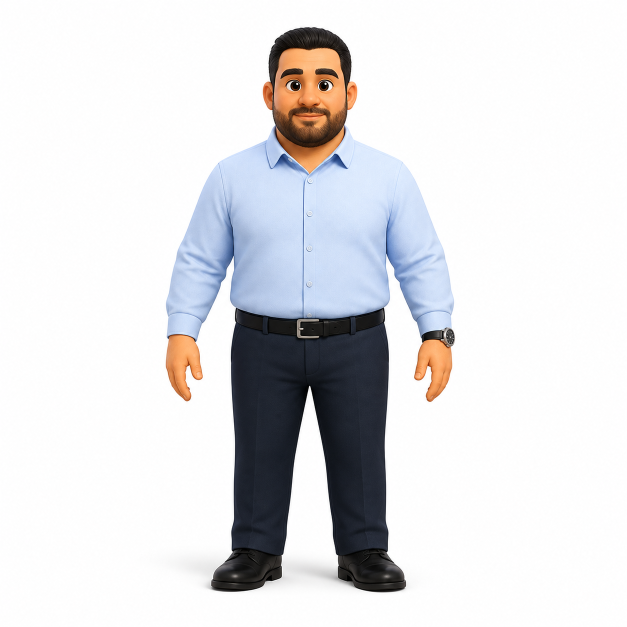
#> input picture ArtDirection/CharacterReferences/AbdullahEkinci_Reference_v1.png, 1254 x 1254 px (shown at 1/2 size)
$ python register_apo_face.py
#> lines starting #> are read from the running program, lines starting #| are printed output that depends on the picture
"""Read-only landmark registration. Produces UV projection metadata, never edits images."""
import sys,pathlib,json
ROOT=pathlib.Path(__file__).resolve().parents[2]
sys.path.insert(0,str(ROOT/'.codex_tmp/apo-detail-20261006/python'))
import cv2,numpy as np
original=cv2.imread(str(ROOT/'ArtDirection/CharacterReferences/AbdullahEkinci_Reference_v1.png'))
#> original is the input picture: shape (1254, 1254, 3); mean B, G, R 226.6, 224.3, 224.3
detail=cv2.imread(str(ROOT/'ArtDirection/CharacterReferences/AbdullahEkinci_FaceDetail_v3.png'))
# Enlarge only an in-memory analysis buffer; project the untouched source PNG in Blender.
crop=original[50:300,530:712]
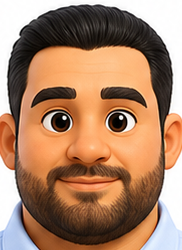
#> crop: shape (250, 182, 3); mean B, G, R 102.3, 129.4, 169.1
analysis=cv2.resize(crop,None,fx=4,fy=4,interpolation=cv2.INTER_CUBIC)
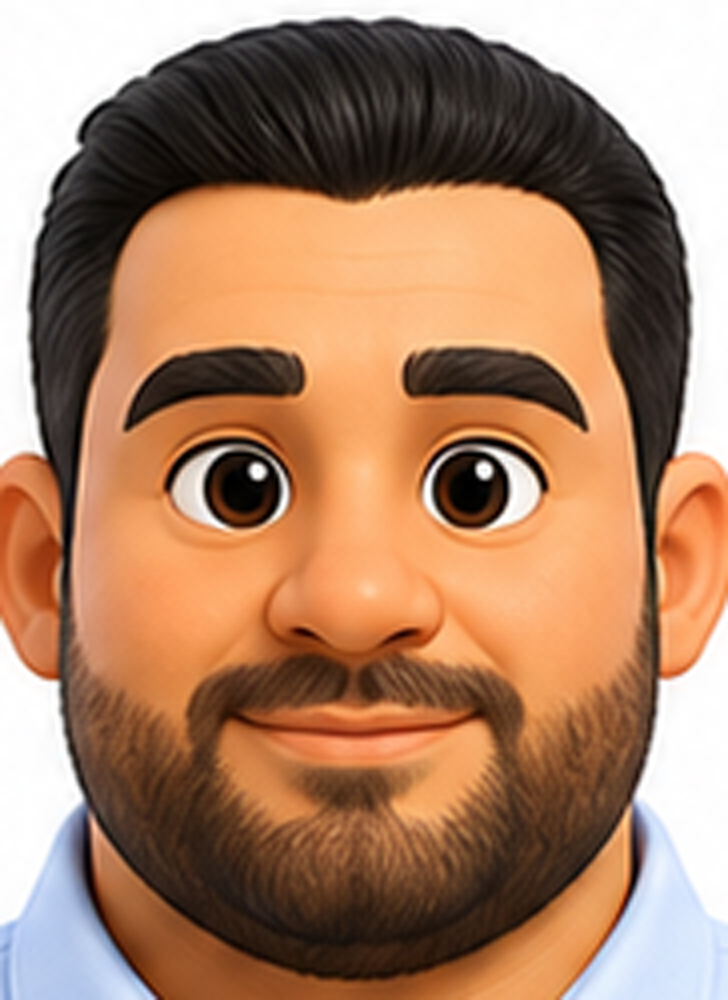
#> analysis: shape (1000, 728, 3); mean B, G, R 102.3, 129.4, 169.1
sift=cv2.SIFT_create(contrastThreshold=.015)
k1,d1=sift.detectAndCompute(cv2.cvtColor(analysis,cv2.COLOR_BGR2GRAY),None)
#> k1 = 1684 keypoints; strongest (x, y, size): (257, 472, 10.5), (484, 471, 10.6), (468, 496, 43.6), (155, 146, 103)
#> (the run stopped early here; a loop or call above may not have finished)

$ run again, with ArtDirection/CharacterReferences/Anne_Reference.png copied over ArtDirection/CharacterReferences/AbdullahEkinci_Reference_v1.png
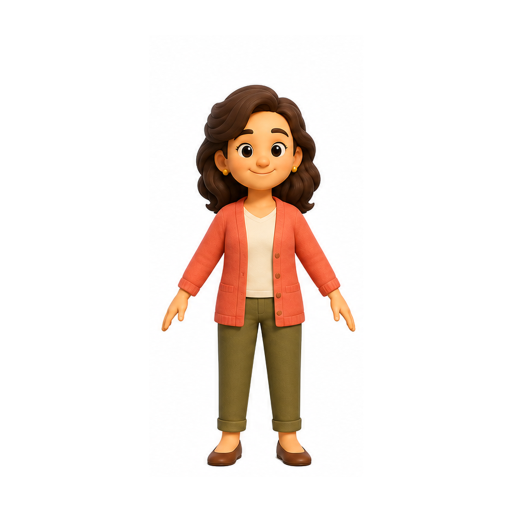
#> input picture ArtDirection/CharacterReferences/Anne_Reference.png, 1024 x 1024 px (shown at 1/2 size)
#> original is the input picture: shape (1024, 1024, 3); mean B, G, R 228.8, 234.1, 242.8
#> `crop=original[50:300,530:712]`:
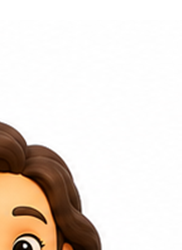
#> crop: shape (250, 182, 3); mean B, G, R 216.4, 223.5, 232.1
#> k1 = 91 keypoints; strongest (x, y, size): (100, 984, 10.8), (167, 984, 10.5), (180, 886, 10.7), (160, 969, 11.4)
